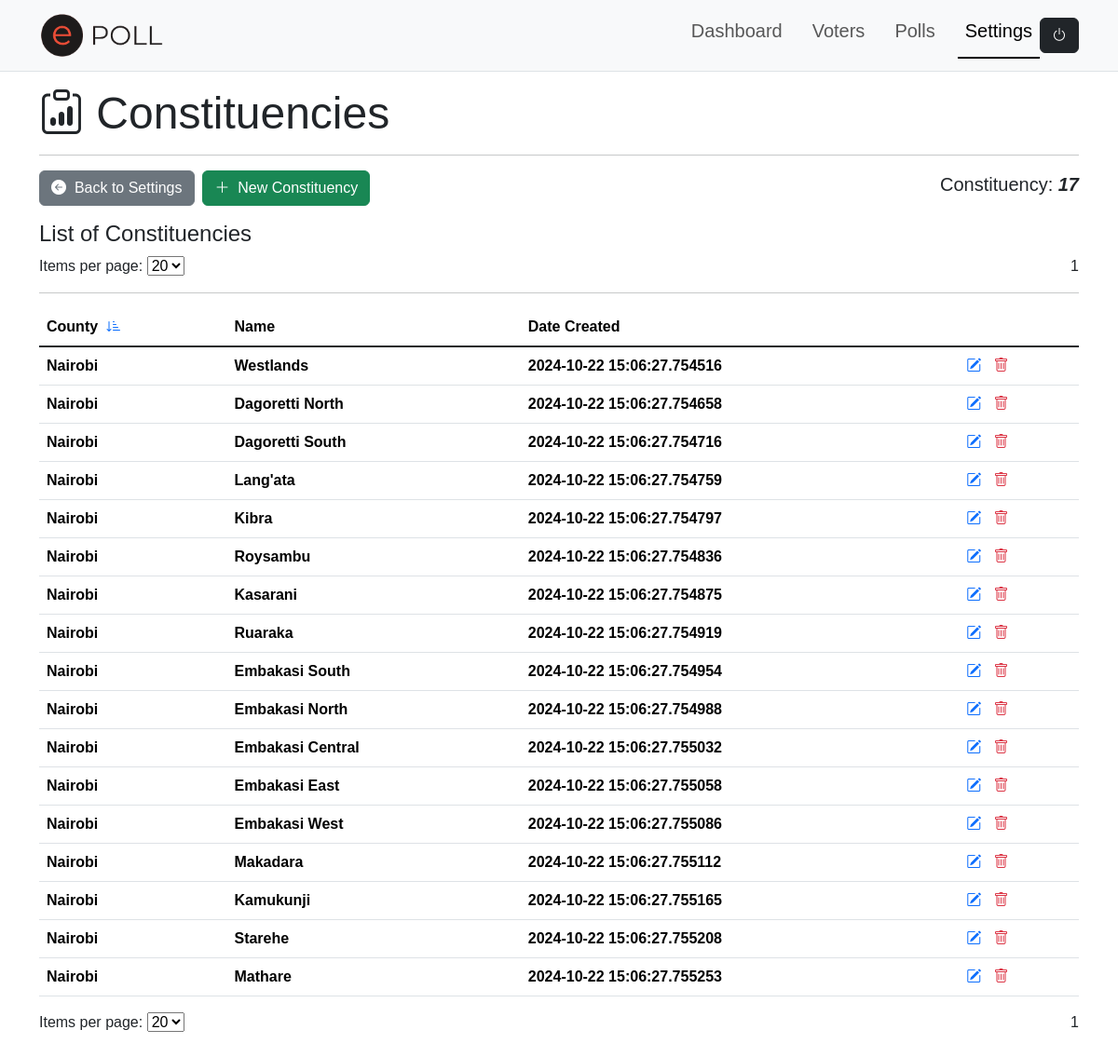
Screenshot of /settings/constituencies/ (signed in) with the database file from the repository.
### app/models.py (models this page shows, shortened)
class Constituency(db.Model):
    __tablename__ = "constituencies"
    id = db.Column(db.Integer, primary_key=True, autoincrement=True)
    county_id = db.Column(db.Integer, db.ForeignKey('counties.id', name='fk_county_id'), nullable=False)
    name = db.Column(db.String(50), nullable=False, unique=True)
    created_at = db.Column(db.DateTime, nullable=False)
    update_at = db.Column(db.DateTime(timezone=True), onupdate=db.func.now())
    voters = db.relationship('Voter', backref='constituency', lazy=True)

class County(db.Model):
    __tablename__ = "counties"
    id = db.Column(db.Integer, primary_key=True, autoincrement=True)
    code = db.Column(db.Integer, nullable=False, unique=True)
    name = db.Column(db.String(100), nullable=False, unique=True)
    created_at = db.Column(db.DateTime, nullable=False)
    update_at = db.Column(db.DateTime(timezone=True), onupdate=db.func.now())
    constituencys = db.relationship('Constituency', backref='county', lazy=True)

class Role(RoleMixin, db.Model):
    __tablename__ = "roles"
    id = db.Column(db.String(36), primary_key=True, default=generate_uuid)
    name = db.Column(db.String(20), nullable=False, unique=True)
    description = db.Column(db.String(120))
    created_at = db.Column(db.DateTime, nullable=False, default=datetime.now())
    updated_at = db.Column(db.DateTime(timezone=True), onupdate=db.func.now())
    permissions = db.relationship('Permission', secondary='role_permissions', back_populates='roles')
    users = db.relationship('User', secondary='user_roles', back_populates='roles')

### app/settings.py (the view)
@sbp.route('/constituencies/')
@login_required
@role_required('Super', 'Admin')
def constituencies():
    count_const = Constituency.query.count()
    sort_by = request.args.get('sort_by', 'created_at')  # Default sorting by date_registered
    sort_order = request.args.get('sort_order', 'asc')  # Default sorting order is ascending
    query = Constituency.query
    if not query:
        flash('No Constituency records added Yet!', 'warning')
    if sort_order == 'asc':
        query = query.order_by(getattr(Constituency, sort_by).asc())
    else:
        query = query.order_by(getattr(Constituency, sort_by).desc())
    page = request.args.get('page', 1, type=int)
    page_size = request.args.get('page_size', 20, type=int)  # Get page size from query params or default to 20
    all_const = query.order_by(Constituency.created_at.desc()).paginate(page=page, per_page=page_size)
    if not all_const.items:  # `items` returns the records on the current page
        flash('No constituents records added yet!', 'info')
    return render_template('admin/settings/constituency/list.html',
                           title='Constituencies',
                           count_const=count_const,
                           sort_by=sort_by, sort_order=sort_order,
                           all_const=all_const, SETTINGS=True)

### app/__init__.py (called while the page is built)
def create_app():
    app = Flask(__name__)
    application = app
    app.config.from_object(App_Config)
    db.init_app(app)
    migrate.init_app(app, db)
    login_manager.init_app(app)
    login_manager.login_view = 'auth.login'
    app.register_blueprint(auth)
    app.register_blueprint(abp)
    app.register_blueprint(accbp)
    app.register_blueprint(sbp)
    app.register_blueprint(pbp)
    @app.route('/')
    def index():
        return redirect(url_for('auth.login'))
    @app.template_filter('comma_format')
    def comma_format(value):
        if value is None:
            return "0"
        return "{:,.2f}".format(value)
    @login_manager.user_loader
    def load_user(user_id):
        return User.query.get(user_id)
    register_error_handlers(app)
    with app.app_context():
        setup_database(app)
    return app

### app/templates/admin/settings/constituency/list.html (shortened to what this page needs)
{% extends "shared/adminlayout.html" %}
{% block content %}
<div class="container">
    <h3 class="display-5"><i class="bi bi-clipboard-data"></i>&nbsp;{{title}}</h3>
    <hr>
    <div class="row align-content-center mb-3">
        <div class="col text-start">
            <a href="{{ url_for('settings.index') }}" class="btn btn-secondary"><i class="bi bi-arrow-left-circle-fill"></i>&nbsp; Back to Settings</a>&nbsp;
            <a href="{{ url_for('settings.new_constituency') }}" class="btn btn-success"><i class="bi bi-plus-lg"></i>&nbsp; New Constituency</a>
        </div>
        <div class="col text-end align-content-center">
            <h5>Constituency:&nbsp;<strong class="fst-italic">{{ count_const }}</strong></h4>
        </div>
    </div>
    <h4>List of {{title}}</h4>
    <div class="row align-content-center">
        <div class="col">
            <div class="text-start" id="itemsperpage">
                <form method="get" action="">
                    <label for="page_size">Items per page:</label>
                    <select id="page_size" name="page_size" onchange="this.form.submit()">
                        <option value="20" {% if page_size == 20 %}selected{% endif %}>20</option>
                    </select>
                </form>
            </div>
        </div>
        <div class="col">
            <div class="text-end" id="pagination_section">
                {% for number in all_const.iter_pages() %}
                {% if all_const.page != number %}
                    <a class="page-number btn btn-sm btn-secondary rounded-0" href="{{ url_for('settings.constituencies', page=number) }}">
                        {{ number }}
                    </a>
                {% else %}
                    <span class='current-page-number'>{{ number }}</span>
                {% endif %}
                {% endfor %}
            </div>
        </div>
    </div>
    <hr>
    <div class="table-responsive">
        <table class="table table-hover align-content-center">
            <thead>
                <tr class="align-middle">
                    <th scope="col">County &nbsp;<a href="{{ url_for('settings.constituencies', sort_by='county_id', sort_order='desc' if sort_order == 'asc' else 'asc') }}"><i class="bi {{'bi-sort-down-alt' if sort_order == 'asc' else 'bi-sort-up-alt'}}"></i></a></th>
                    <th scope="col">Name</th>
                    <th scope="col">Date Created</th>
                    <th scope="col"></th>
                </tr>
            </thead>
            <tbody class="table-group-divider align-content-center">
                {% for constituency in all_const %}
                    <tr class="clickable-row align-middle" data-href="#">
                        <th scope="row">{{constituency.county.name}}</th>
                        <th scope="row">{{constituency.name}}</th>
                        <th scope="row">{{constituency.created_at}}</th>
                        <td scope="row">
                            {% for role in current_user.roles %}
                                {% if role.name == 'Super', 'Admin' %}
                                <a href="{{ url_for('settings.edit_constituency', id=constituency.id) }}"><i class="bi bi-pencil-square text-primary"></i></a> &nbsp;
                                {% endif %}
                                {% if role.name == 'Super' %}
                                <a href="{{ url_for('settings.delete_constituency', id=constituency.id) }}"><i class="bi bi-trash text-danger"></i></a>
                                {% endif %}
                            {% endfor %}
                        </td>
                    </tr>
                {% endfor %}
            </tbody>
        </table>
    </div>
    <div class="row align-content-center mb-5">
        <div class="col">
            <div class="text-start" id="itemsperpage">
                <form method="get" action="">
                    <label for="page_size">Items per page:</label>
                    <select id="page_size" name="page_size" onchange="this.form.submit()">
                        <option value="20" {% if page_size == 20 %}selected{% endif %}>20</option>
                    </select>
                </form>
            </div>
        </div>
        <div class="col">
            <div class="text-end" id="pagination_section">
                {% for number in all_const.iter_pages() %}
                {% if all_const.page != number %}
                    <a class="page-number btn btn-sm btn-secondary rounded-0" href="{{ url_for('settings.constituencies', page=number) }}">
                        {{ number }}
                    </a>
                {% else %}
                    <span class='current-page-number'>{{ number }}</span>
                {% endif %}
                {% endfor %}
            </div>
        </div>
    </div>
</div>
{% endblock %}

### app/templates/shared/adminlayout.html (shortened to what this page needs)
<!doctype html>
<html lang="en">
  <head>
    <link rel="stylesheet" type="text/css" href="{{ url_for('static', filename='styles.css') }}">
    <link rel="stylesheet" href="https://cdn.jsdelivr.net/npm/bootstrap-icons@1.11.3/font/bootstrap-icons.min.css">
    <link href="https://cdn.jsdelivr.net/npm/bootstrap@5.3.3/dist/css/bootstrap.min.css" rel="stylesheet">
  </head>
  <body>
    <nav class="navbar navbar-expand-lg sticky-top bg-body-tertiary border-bottom border-body" data-bs-theme="light">
        <div class="container">
            <a class="navbar-brand" href="{{ url_for('admin.dashboard') }}"><img src="{{url_for('static', filename='images/logo.png')}}" class="img-fluid" style="max-width: 20%; max-height: 20%;"></a>
            <div class="collapse navbar-collapse" id="navbarADMIN">
                <ul class="navbar-nav me-auto mb-2 mb-lg-0 nav-underline">
                    <li class="nav-item">
                    <a class="nav-link {% if DASHBOARD %}active{% endif %}" href="{{ url_for('admin.dashboard') }}"><h5>Dashboard</h5></a>
                    </li>
                    <li class="nav-item">
                    <a class="nav-link {% if VOTERS %}active{% endif %}" href="{{ url_for('admin.voters') }}"><h5>Voters</h5></a>
                    </li>
                    <li class="nav-item">
                        <a class="nav-link {% if POLLS %}active{% endif %}" href="{{ url_for('poll.motions') }}"><h5>Polls</h5></a>
                    </li>
                    <li class="nav-item">
                        <a class="nav-link {% if SETTINGS %}active{% endif %}" href="{{ url_for('settings.index') }}"><h5>Settings</h5></a>
                    </li>
                </ul>
                <span class="navbar">
                    <ul class="navbar-nav flex-grow-1 align-content-center">
                        {% if current_user.is_authenticated %}
                        <li class="nav-item">
                        <a class="btn btn-dark" href="{{ url_for ('auth.logout') }}" data-bs-toggle="tooltip" data-bs-title="logout"><i class="bi bi-power"></i></a>
                        </li>
                        {% else %}
                        <li class="nav-item">
                        <a class="btn btn-dark" href="{{ url_for ('auth.login') }}" data-bs-toggle="tooltip" data-bs-title="login"><i class="bi bi-box-arrow-in-right"></i>&nbsp; Log-In</a>
                        </li>
                        {% endif %}
                    </ul>
                </span>
            </div>
        </div>
    </nav>
    <main class="mt-3 mb-3">
        {% block content %}
        {% endblock %}
    </main>
  </body>
</html>

### app/static/styles.css (style rules this page uses)
html { font-size: 14px; position: relative; }
@media (min-width: 768px) { html { font-size: 16px; } }
body { margin-bottom: 60px; scroll-behavior: smooth; font-family: Montserrat, sans-serif !important; }
.clickable-row { cursor: pointer; }

### rows the page displays
Constituency: county.name "Nairobi", name "Westlands", created_at "2024-10-22 15:06:27.754516"
Constituency: county.name "Nairobi", name "Dagoretti North", created_at "2024-10-22 15:06:27.754658"
Constituency: county.name "Nairobi", name "Dagoretti South", created_at "2024-10-22 15:06:27.754716"
Constituency: county.name "Nairobi", name "Lang'ata", created_at "2024-10-22 15:06:27.754759"
Constituency: county.name "Nairobi", name "Kibra", created_at "2024-10-22 15:06:27.754797"
Constituency: county.name "Nairobi", name "Roysambu", created_at "2024-10-22 15:06:27.754836"
Constituency: county.name "Nairobi", name "Kasarani", created_at "2024-10-22 15:06:27.754875"
Constituency: county.name "Nairobi", name "Ruaraka", created_at "2024-10-22 15:06:27.754919"
Constituency: county.name "Nairobi", name "Embakasi South", created_at "2024-10-22 15:06:27.754954"
Constituency: county.name "Nairobi", name "Embakasi North", created_at "2024-10-22 15:06:27.754988"
Constituency: county.name "Nairobi", name "Embakasi Central", created_at "2024-10-22 15:06:27.755032"
Constituency: county.name "Nairobi", name "Embakasi East", created_at "2024-10-22 15:06:27.755058"
Constituency: county.name "Nairobi", name "Embakasi West", created_at "2024-10-22 15:06:27.755086"
Constituency: county.name "Nairobi", name "Makadara", created_at "2024-10-22 15:06:27.755112"
Constituency: county.name "Nairobi", name "Kamukunji", created_at "2024-10-22 15:06:27.755165"
Constituency: county.name "Nairobi", name "Starehe", created_at "2024-10-22 15:06:27.755208"
Constituency: county.name "Nairobi", name "Mathare", created_at "2024-10-22 15:06:27.755253"

### other values shown
{{ title }} "Constituencies"
{{ count_const }} "17"
{{ number }} "1"
